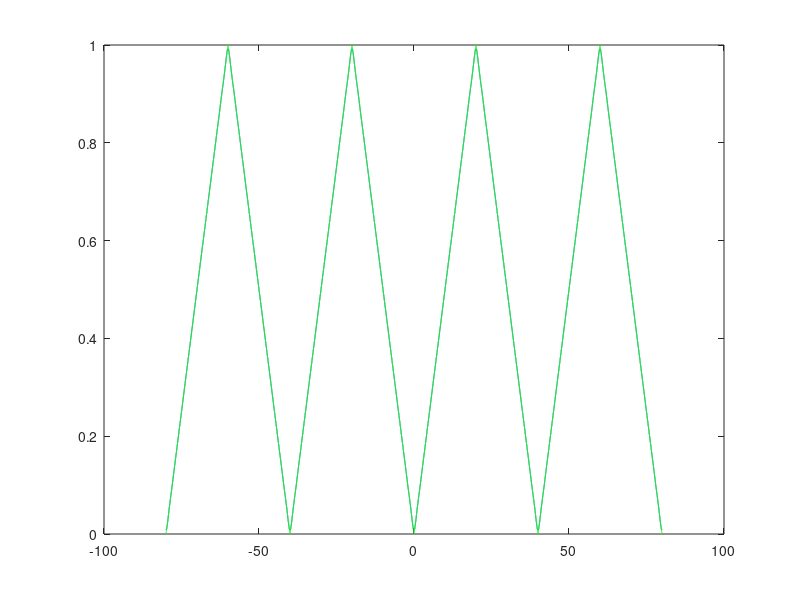
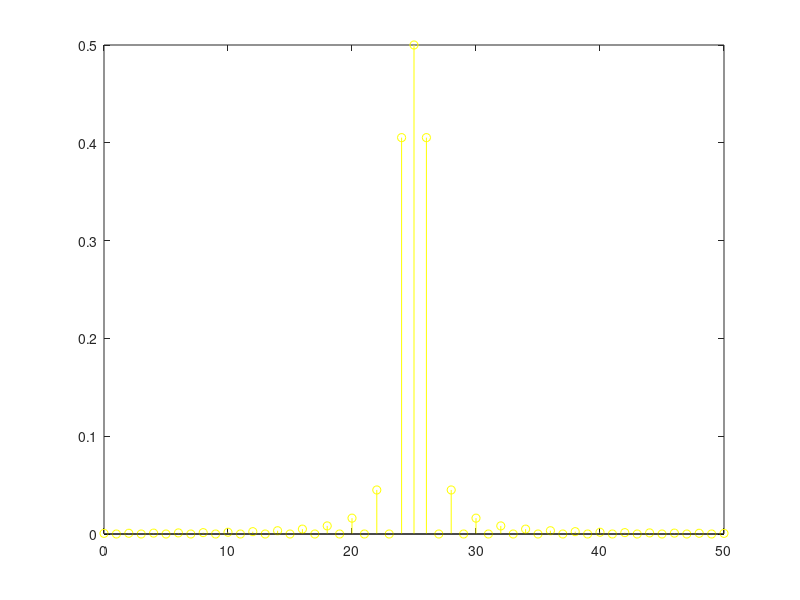

Reproduce these figures in MATLAB, in order.
P=40;
f=1/P;
t=-2*P:0.002:2*P;
D=1/2;
N=50;
ci = ( 1+sawtooth ( 2*pi*f*t,D ) )/2;
p0 = @(t)( 1+sawtooth ( 2*pi*f*t,D ) )/2;
cc = 1/P*integral(p0,0,P);
Ck = zeros(1,N);
Ak = zeros(1,N);
xr = 0;
for(a=1:1:N)
   p1 = @(t)( 1+sawtooth( 2*pi*f*t,D ) )/2.*exp( -2*pi*f*t*1j*(a-25) );
   Ck(a) = 1/P*integral(p1,0,P);
   Ak(a+1) = 2*abs( Ck(a) );
   xr = xr+Ck(a)*exp( 2*pi*f*t*1j*(a-25) );
end
figure(1);
plot(t,xr,t,ci,'g');
figure(2);
Ak(26)=abs(cc);
Ak(1)=Ak(51);
stem([0:N],Ak,'y');
%Din cursul de SS, teoria seriilor trigonometrice, armonice si complexe Fourier ne 
%prezinta ca orice semnal periodic poate fi aproximat printr o suma algebrica de 
%functii sinus ,dar si cosinus de frecvente diferite ,fiecare ponderat de un anumit 
%coeficient. Acesti coeficienti reprezinta amplitudinea pentru anumite frecvente.
%Semnalul reconstruit are la baza un numar finit de termeni si are o forma aproape 
%identica cu semnalul original, insa exista o marja de eroare. Cu cat crestem nr 
%de coeficienti ai seriei Fourie, aceasta marja de eroare se va micsora. Putem observa 
%ca semnalul poate fii aproximat printr o suma de functii sinus , variatiile semnalului 
%avand caracter sinusoidal